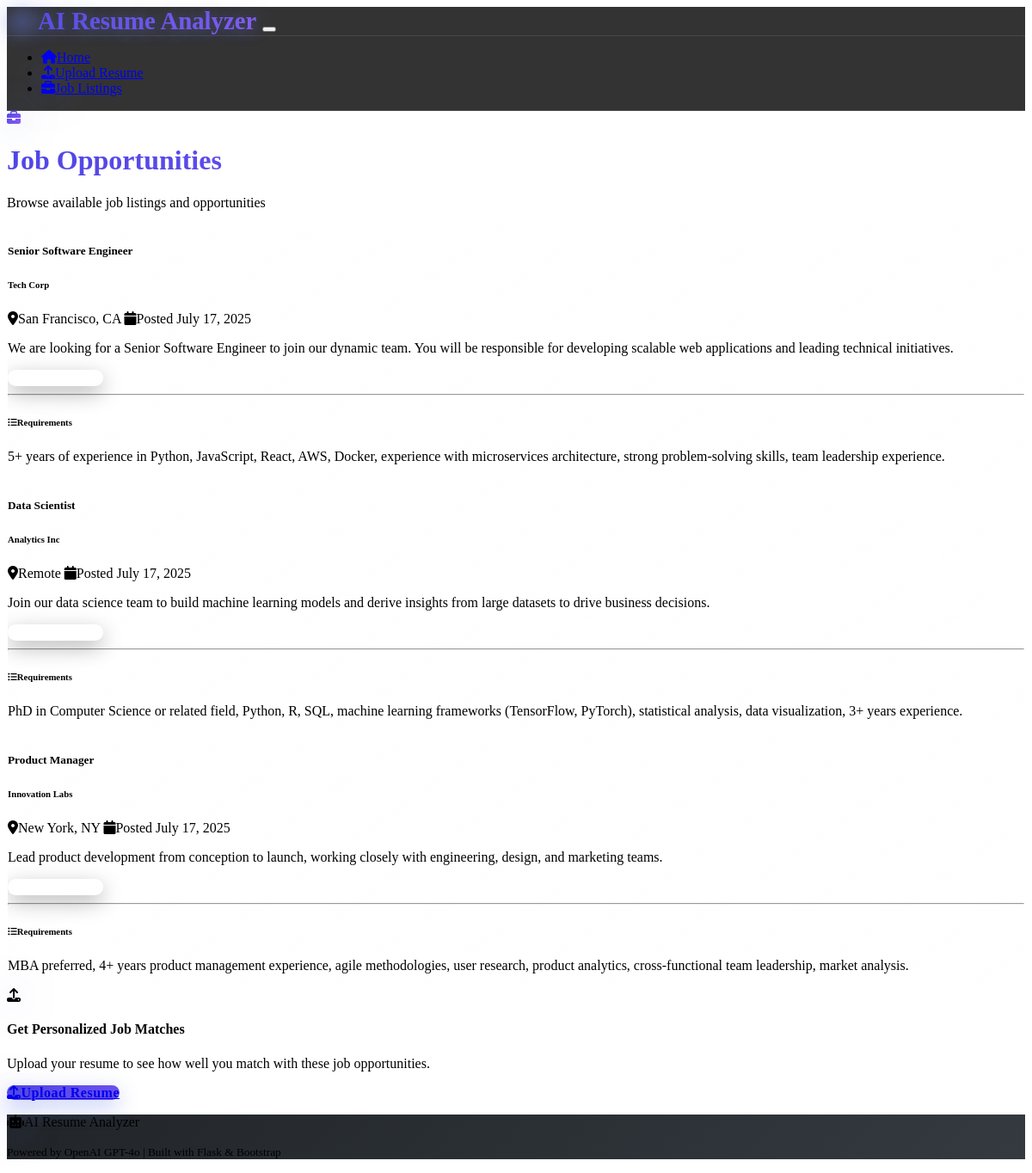
Page /jobs on the committed database.
### models.py (models this page shows)
class Job(db.Model):
    id = db.Column(db.Integer, primary_key=True)
    title = db.Column(db.String(200), nullable=False)
    company = db.Column(db.String(200), nullable=False)
    description = db.Column(Text, nullable=False)
    requirements = db.Column(Text, nullable=False)
    location = db.Column(db.String(100))
    posted_date = db.Column(DateTime, default=datetime.utcnow)

### routes.py (the view)
@app.route('/jobs')
def job_listings():
    populate_sample_jobs()
    jobs = Job.query.all()
    return render_template('jobs.html', jobs=jobs)

### routes.py (called while the page is built)
def populate_sample_jobs():
    if Job.query.count() == 0:
        for job_data in SAMPLE_JOBS:
            job = Job(
                title=job_data["title"],
                company=job_data["company"],
                description=job_data["description"],
                requirements=job_data["requirements"],
                location=job_data["location"]
            )
            db.session.add(job)
        db.session.commit()

### templates/jobs.html (shortened to what this page needs)
{% extends "layout.html" %}
{% block content %}
<div class="container">
    <div class="row justify-content-center mb-4">
        <div class="col-lg-10">
            <div class="text-center">
                <i class="fas fa-briefcase display-4 text-gradient mb-3 clickable-icon"></i>
                <h1 class="h2 fw-bold text-gradient">Job Opportunities</h1>
                <p class="text-muted">
                    {% if job_matches %}
                        AI-powered job matching results based on your resume
                    {% else %}
                        Browse available job listings and opportunities
                    {% endif %}
                </p>
            </div>
        </div>
    </div>
    {% if job_matches %}
    <div class="row justify-content-center mb-4">
        <div class="col-lg-10">
            <div class="alert alert-info border-0">
                <div class="d-flex align-items-center">
                    <i class="fas fa-chart-line me-3"></i>
                    <div>
                        <h6 class="alert-heading mb-1">Job Match Results</h6>
                        <p class="mb-0">
                            Jobs are ranked by compatibility score based on your resume analysis.
                        </p>
                    </div>
                </div>
            </div>
        </div>
    </div>
    <div class="row justify-content-center">
        <div class="col-lg-10">
            {% for match in job_matches %}
            <div class="card bg-dark border mb-4">
                <div class="card-body">
                    <div class="row align-items-center">
                        <div class="col-md-8">
                            <div class="d-flex align-items-start">
                                <div class="me-3">
                                    {% if match.match_score >= 80 %}
                                    <div class="badge bg-success rounded-pill" style="font-size: 1.1rem; width: 60px;">
                                        {{ match.match_score }}%
                                    </div>
                                    {% elif match.match_score >= 60 %}
                                    <div class="badge bg-warning rounded-pill" style="font-size: 1.1rem; width: 60px;">
                                        {{ match.match_score }}%
                                    </div>
                                    {% else %}
                                    <div class="badge bg-danger rounded-pill" style="font-size: 1.1rem; width: 60px;">
                                        {{ match.match_score }}%
                                    </div>
                                    {% endif %}
                                </div>
                                <div class="flex-grow-1">
                                    <h5 class="card-title mb-2">{{ match.job.title }}</h5>
                                    <h6 class="text-primary mb-2">{{ match.job.company }}</h6>
                                    <p class="text-muted mb-2">
                                        <i class="fas fa-map-marker-alt me-2"></i>{{ match.job.location }}
                                    </p>
                                    <p class="card-text">{{ match.job.description[:200] }}...</p>
                                </div>
                            </div>
                        </div>
                        <div class="col-md-4">
                            <div class="text-md-end">
                                <div class="mb-2">
                                    {% if match.recommendation == 'Strong Match' %}
                                    <span class="badge bg-success">{{ match.recommendation }}</span>
                                    {% elif match.recommendation == 'Good Match' %}
                                    <span class="badge bg-info">{{ match.recommendation }}</span>
                                    {% elif match.recommendation == 'Potential Match' %}
                                    <span class="badge bg-warning">{{ match.recommendation }}</span>
                                    {% else %}
                                    <span class="badge bg-secondary">{{ match.recommendation }}</span>
                                    {% endif %}
                                </div>
                                <button class="btn btn-outline-primary btn-sm" type="button" data-bs-toggle="collapse" data-bs-target="#details{{ match.job.id }}">
                                    <i class="fas fa-info-circle me-1"></i>View Details
                                </button>
                            </div>
                        </div>
                    </div>
                    <div class="collapse mt-4" id="details{{ match.job.id }}">
                        <hr class="my-3">
                        <div class="row g-4">
                            <div class="col-md-6">
                                <h6><i class="fas fa-list-ul me-2"></i>Job Requirements</h6>
                                <p class="small">{{ match.job.requirements }}</p>
                            </div>
                            <div class="col-md-6">
                                <h6><i class="fas fa-check-circle me-2"></i>Matching Keywords</h6>
                                <div class="mb-3">
                                    {% for keyword in match.matching_keywords[:8] %}
                                    <span class="badge bg-success me-1 mb-1">{{ keyword }}</span>
                                    {% endfor %}
                                    {% if match.matching_keywords|length > 8 %}
                                    <span class="text-muted small">+{{ match.matching_keywords|length - 8 }} more</span>
                                    {% endif %}
                                </div>
                                {% if match.gap_analysis %}
                                <h6><i class="fas fa-exclamation-triangle me-2"></i>Areas to Improve</h6>
                                <ul class="small mb-0">
                                    {% for gap in match.gap_analysis[:3] %}
                                    <li>{{ gap }}</li>
                                    {% endfor %}
                                </ul>
                                {% endif %}
                            </div>
                        </div>
                    </div>
                </div>
            </div>
            {% endfor %}
        </div>
    </div>
    {% else %}
    <div class="row justify-content-center">
        <div class="col-lg-10">
            {% for job in jobs %}
            <div class="card bg-dark border mb-4">
                <div class="card-body">
                    <div class="row align-items-center">
                        <div class="col-md-8">
                            <h5 class="card-title mb-2">{{ job.title }}</h5>
                            <h6 class="text-primary mb-2">{{ job.company }}</h6>
                            <p class="text-muted mb-2">
                                <i class="fas fa-map-marker-alt me-2"></i>{{ job.location }}
                                <span class="ms-3">
                                    <i class="fas fa-calendar me-2"></i>Posted {{ job.posted_date.strftime('%B %d, %Y') }}
                                </span>
                            </p>
                            <p class="card-text">{{ job.description }}</p>
                        </div>
                        <div class="col-md-4">
                            <div class="text-md-end">
                                <button class="btn btn-outline-primary btn-sm" type="button" data-bs-toggle="collapse" data-bs-target="#jobDetails{{ job.id }}">
                                    <i class="fas fa-info-circle me-1"></i>View Details
                                </button>
                            </div>
                        </div>
                    </div>
                    <div class="collapse mt-4" id="jobDetails{{ job.id }}">
                        <hr class="my-3">
                        <h6><i class="fas fa-list-ul me-2"></i>Requirements</h6>
                        <p class="mb-0">{{ job.requirements }}</p>
                    </div>
                </div>
            </div>
            {% endfor %}
        </div>
    </div>
    {% endif %}
    {% if not session.resume_id %}
    <div class="row justify-content-center mt-5">
        <div class="col-lg-8">
            <div class="text-center">
                <div class="bg-dark rounded p-4 border">
                    <i class="fas fa-upload display-4 text-muted mb-3"></i>
                    <h4>Get Personalized Job Matches</h4>
                    <p class="text-muted mb-3">
                        Upload your resume to see how well you match with these job opportunities.
                    </p>
                    <a href="{{ url_for('upload_page') }}" class="btn btn-primary">
                        <i class="fas fa-upload me-2"></i>Upload Resume
                    </a>
                </div>
            </div>
        </div>
    </div>
    {% endif %}
</div>
{% endblock %}

### templates/layout.html (shortened to what this page needs)
<!DOCTYPE html>
<html lang="en" data-bs-theme="dark">
<head>
    <link href="https://cdn.replit.com/agent/bootstrap-agent-dark-theme.min.css" rel="stylesheet">
    <link rel="stylesheet" href="https://cdnjs.cloudflare.com/ajax/libs/font-awesome/6.4.0/css/all.min.css">
    <link rel="stylesheet" href="{{ url_for('static', filename='css/style.css') }}">
</head>
<body>
    <nav class="navbar navbar-expand-lg navbar-dark bg-dark border-bottom">
        <div class="container">
            <a class="navbar-brand fw-bold" href="{{ url_for('index') }}">
                <i class="fas fa-robot me-2"></i>AI Resume Analyzer
            </a>
            <button class="navbar-toggler" type="button" data-bs-toggle="collapse" data-bs-target="#navbarNav">
            </button>
            <div class="collapse navbar-collapse" id="navbarNav">
                <ul class="navbar-nav me-auto">
                    <li class="nav-item">
                        <a class="nav-link" href="{{ url_for('index') }}">
                            <i class="fas fa-home me-1"></i>Home
                        </a>
                    </li>
                    <li class="nav-item">
                        <a class="nav-link" href="{{ url_for('upload_page') }}">
                            <i class="fas fa-upload me-1"></i>Upload Resume
                        </a>
                    </li>
                    <li class="nav-item">
                        <a class="nav-link" href="{{ url_for('job_listings') }}">
                            <i class="fas fa-briefcase me-1"></i>Job Listings
                        </a>
                    </li>
                </ul>
            </div>
        </div>
    </nav>
    <main class="py-4">
        {% block content %}{% endblock %}
    </main>
    <footer class="bg-dark border-top mt-5 py-4">
        <div class="container text-center text-muted">
            <p class="mb-2">
                <i class="fas fa-robot me-2"></i>AI Resume Analyzer
            </p>
            <p class="mb-0">
                <small>Powered by OpenAI GPT-4o | Built with Flask & Bootstrap</small>
            </p>
        </div>
    </footer>
</body>
</html>

### static/css/style.css (style rules this page uses)
:root { --primary-blue: #4F46E5; --primary-blue-light: #A5B4FC; --primary-blue-dark: #3730A3; --success-green: #10B981; --achievement-gold: #F59E0B; --level-up-purple: #8B5CF6; --warning-orange: #F97316; --danger-red: #EF4444; --info-cyan: #06B6D4; --background-light: #F8FAFC; --card-background-light: #FFFFFF; --border-light: #E2E8F0; --text-primary-light: #1E293B; --text-secondary-light: #64748B; --text-muted-light: #94A3B8; --gradient-primary: linear-gradient(135deg, var(--primary-blue) 0%, var(--level-up-purple) 100%); --gradient-success: linear-gradient(135deg, var(--success-green) 0%, var(--achievement-gold) 100%); --gradient-info: linear-gradient(135deg, var(--info-cyan) 0%, var(--primary-blue-light) 100%); --gradient-warning: linear-gradient(135deg, var(--warning-orange) 0%, var(--danger-red) 100%); --gradient-hero: linear-gradient(135deg, var(--primary-blue) 0%, var(--level-up-purple) 50%, var(--achievement-gold) 100%); --gradient-card: linear-gradient(145deg, rgba(255,255,255,0.08) 0%, rgba(255,255,255,0.02) 100%); --shadow-glow: 0 0 30px rgba(79, 70, 229, 0.3); --shadow-hover: 0 20px 40px rgba(0,0,0,0.4); --border-gradient: linear-gradient(45deg, var(--primary-blue), var(--level-up-purple), var(--achievement-gold)); }
* { transition: all 0.4s cubic-bezier(0.175, 0.885, 0.32, 1.275); }
.btn { border-radius: 25px; font-weight: 600; letter-spacing: 0.5px; position: relative; overflow: hidden; background-size: 200% 200%; animation: gradientShift 3s ease infinite; box-shadow: 0 8px 25px rgba(0, 0, 0, 0.3); border: 2px solid transparent; background-clip: padding-box; }
.btn::before { content: ''; position: absolute; top: 0; left: -100%; width: 100%; height: 100%; background: linear-gradient(90deg, transparent, rgba(255,255,255,0.4), transparent); transition: left 0.6s; }
.btn-primary { background: var(--gradient-primary); background-size: 200% 200%; border: none; box-shadow: 0 8px 25px rgba(102, 126, 234, 0.4); }
.btn-outline-primary, .btn-outline-secondary { background: rgba(255, 255, 255, 0.1); backdrop-filter: blur(10px); border: 1px solid rgba(255, 255, 255, 0.2); color: #fff; }
.card { border-radius: 20px; background: var(--gradient-card); backdrop-filter: blur(20px); border: 1px solid rgba(255, 255, 255, 0.1); position: relative; overflow: hidden; animation: bounceIn 0.8s ease-out; }
.card::before { content: ''; position: absolute; top: -2px; left: -2px; right: -2px; bottom: -2px; background: var(--border-gradient); border-radius: 22px; z-index: -1; opacity: 0; transition: opacity 0.3s ease; }
.card-body { position: relative; z-index: 1; }
.feature-card { animation: float 6s ease-in-out infinite; animation-delay: calc(var(--delay) * 0.5s); }
.feature-card:nth-child(1) { --delay: 0; }
.feature-card:nth-child(2) { --delay: 1; }
.feature-card:nth-child(3) { --delay: 2; }
.navbar { background: rgba(0, 0, 0, 0.8) !important; backdrop-filter: blur(20px); border-bottom: 1px solid rgba(255, 255, 255, 0.1) !important; }
.navbar-brand { font-size: 1.8rem; background: var(--gradient-hero); background-size: 200% 200%; -webkit-background-clip: text; -webkit-text-fill-color: transparent; background-clip: text; animation: gradientShift 4s ease infinite; font-weight: 700; text-shadow: 0 0 20px rgba(102, 126, 234, 0.5); }
.nav-link { position: relative; transition: all 0.3s ease; }
.nav-link::after { content: ''; position: absolute; bottom: 0; left: 50%; width: 0; height: 2px; background: var(--gradient-primary); transition: all 0.3s ease; transform: translateX(-50%); }
footer { background: linear-gradient(135deg, #212529, #343a40) !important; }
.fa-robot, .fa-chart-bar, .fa-briefcase, .fa-upload, .display-1, .display-4 { filter: drop-shadow(0 0 20px rgba(102, 126, 234, 0.5)); transition: all 0.3s ease; }
.display-1, .display-4 { animation: float 4s ease-in-out infinite; }
.clickable-icon { cursor: pointer; transition: all 0.3s ease; }
.collapse { border-top: 1px solid rgba(255, 255, 255, 0.1); }
.text-gradient { background: var(--gradient-hero); background-size: 200% 200%; -webkit-background-clip: text; -webkit-text-fill-color: transparent; background-clip: text; animation: gradientShift 3s ease infinite; }

### rows in the picture
Job: title "Senior Software Engineer", company "Tech Corp", location "San Francisco, CA", posted_date "July 17, 2025", description "We are looking for a Senior Software Engineer to join our dynamic team. You will be responsible for developing scalable web applications and leading technical initiatives.", requirements "5+ years of experience in Python, JavaScript, React, AWS, Docker, experience with microservices architecture, strong problem-solving skills, team leadership experience."
Job: title "Data Scientist", company "Analytics Inc", location "Remote", posted_date "July 17, 2025", description "Join our data science team to build machine learning models and derive insights from large datasets to drive business decisions.", requirements "PhD in Computer Science or related field, Python, R, SQL, machine learning frameworks (TensorFlow, PyTorch), statistical analysis, data visualization, 3+ years experience."
Job: title "Product Manager", company "Innovation Labs", location "New York, NY", posted_date "July 17, 2025", description "Lead product development from conception to launch, working closely with engineering, design, and marketing teams.", requirements "MBA preferred, 4+ years product management experience, agile methodologies, user research, product analytics, cross-functional team leadership, market analysis."
